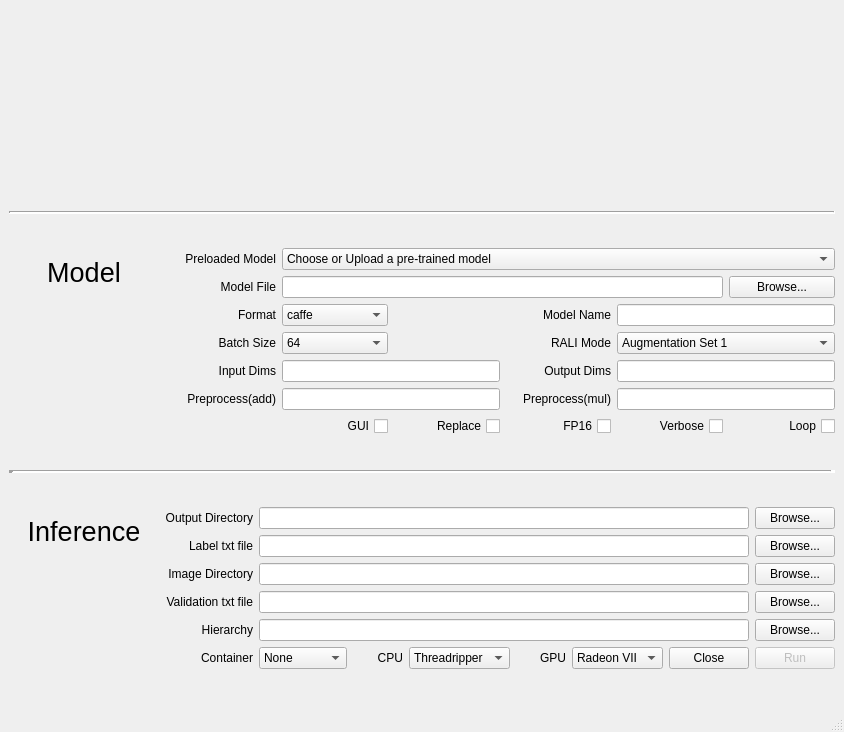
<?xml version="1.0" encoding="UTF-8"?>
<ui version="4.0">
 <class>MainWindow</class>
 <widget class="QMainWindow" name="MainWindow">
  <property name="geometry">
   <rect>
    <x>0</x>
    <y>0</y>
    <width>809</width>
    <height>732</height>
   </rect>
  </property>
  <property name="sizePolicy">
   <sizepolicy hsizetype="Minimum" vsizetype="Minimum">
    <horstretch>0</horstretch>
    <verstretch>0</verstretch>
   </sizepolicy>
  </property>
  <property name="windowTitle">
   <string>MIVisionX Validation Tool</string>
  </property>
  <property name="windowIcon">
   <iconset>
    <normaloff>data/images/rocm_logo.png</normaloff>data/images/rocm_logo.png</iconset>
  </property>
  <widget class="QWidget" name="centralwidget">
   <layout class="QVBoxLayout" name="verticalLayout">
    <item>
     <layout class="QHBoxLayout" name="logos_layout">
      <item>
       <widget class="QLabel" name="AMD_logo">
        <property name="sizePolicy">
         <sizepolicy hsizetype="Preferred" vsizetype="Fixed">
          <horstretch>0</horstretch>
          <verstretch>0</verstretch>
         </sizepolicy>
        </property>
        <property name="maximumSize">
         <size>
          <width>16777215</width>
          <height>100</height>
         </size>
        </property>
        <property name="text">
         <string/>
        </property>
        <property name="pixmap">
         <pixmap>data/images/AMD_Radeon.png</pixmap>
        </property>
        <property name="alignment">
         <set>Qt::AlignCenter</set>
        </property>
       </widget>
      </item>
      <item>
       <widget class="QLabel" name="MIVisionX_logo">
        <property name="sizePolicy">
         <sizepolicy hsizetype="Preferred" vsizetype="Fixed">
          <horstretch>0</horstretch>
          <verstretch>0</verstretch>
         </sizepolicy>
        </property>
        <property name="maximumSize">
         <size>
          <width>16777214</width>
          <height>100</height>
         </size>
        </property>
        <property name="text">
         <string/>
        </property>
        <property name="pixmap">
         <pixmap>data/images/MIVisionX-logo.png</pixmap>
        </property>
        <property name="alignment">
         <set>Qt::AlignCenter</set>
        </property>
       </widget>
      </item>
      <item>
       <widget class="QLabel" name="EPYC_logo">
        <property name="sizePolicy">
         <sizepolicy hsizetype="Preferred" vsizetype="Fixed">
          <horstretch>0</horstretch>
          <verstretch>0</verstretch>
         </sizepolicy>
        </property>
        <property name="maximumSize">
         <size>
          <width>16777215</width>
          <height>100</height>
         </size>
        </property>
        <property name="text">
         <string/>
        </property>
        <property name="pixmap">
         <pixmap>data/images/EPYC-blue.png</pixmap>
        </property>
        <property name="alignment">
         <set>Qt::AlignCenter</set>
        </property>
       </widget>
      </item>
     </layout>
    </item>
    <item>
     <spacer name="verticalSpacer_3">
      <property name="orientation">
       <enum>Qt::Vertical</enum>
      </property>
      <property name="sizeType">
       <enum>QSizePolicy::Fixed</enum>
      </property>
      <property name="sizeHint" stdset="0">
       <size>
        <width>20</width>
        <height>40</height>
       </size>
      </property>
     </spacer>
    </item>
    <item>
     <widget class="QFrame" name="frame">
      <property name="frameShape">
       <enum>QFrame::HLine</enum>
      </property>
      <property name="frameShadow">
       <enum>QFrame::Sunken</enum>
      </property>
      <property name="lineWidth">
       <number>2</number>
      </property>
     </widget>
    </item>
    <item>
     <layout class="QGridLayout" name="gridLayout">
      <item row="5" column="1">
       <widget class="QLabel" name="padd_label">
        <property name="font">
         <font>
          <family>Ubuntu</family>
         </font>
        </property>
        <property name="text">
         <string>Preprocess(add)</string>
        </property>
        <property name="alignment">
         <set>Qt::AlignRight|Qt::AlignTrailing|Qt::AlignVCenter</set>
        </property>
       </widget>
      </item>
      <item row="4" column="5" colspan="2">
       <widget class="QLineEdit" name="odims_lineEdit">
        <property name="text">
         <string/>
        </property>
       </widget>
      </item>
      <item row="0" column="2" colspan="5">
       <widget class="QComboBox" name="upload_comboBox">
        <item>
         <property name="text">
          <string>Choose or Upload a pre-trained model</string>
         </property>
        </item>
       </widget>
      </item>
      <item row="3" column="4">
       <widget class="QLabel" name="mode_label">
        <property name="text">
         <string>RALI Mode</string>
        </property>
        <property name="alignment">
         <set>Qt::AlignRight|Qt::AlignTrailing|Qt::AlignVCenter</set>
        </property>
       </widget>
      </item>
      <item row="2" column="1">
       <widget class="QLabel" name="format_label">
        <property name="font">
         <font>
          <family>Ubuntu</family>
         </font>
        </property>
        <property name="text">
         <string>Format</string>
        </property>
        <property name="alignment">
         <set>Qt::AlignRight|Qt::AlignTrailing|Qt::AlignVCenter</set>
        </property>
       </widget>
      </item>
      <item row="3" column="5" colspan="2">
       <widget class="QComboBox" name="mode_comboBox">
        <property name="enabled">
         <bool>true</bool>
        </property>
        <item>
         <property name="text">
          <string>Augmentation Set 1</string>
         </property>
        </item>
        <item>
         <property name="text">
          <string>Augmentation Set 2</string>
         </property>
        </item>
        <item>
         <property name="text">
          <string>Augmentation Set 3</string>
         </property>
        </item>
        <item>
         <property name="text">
          <string>Augmentation Set 4</string>
         </property>
        </item>
        <item>
         <property name="text">
          <string>Augmentation Set 5</string>
         </property>
        </item>
       </widget>
      </item>
      <item row="6" column="4">
       <widget class="QCheckBox" name="fp16_checkBox">
        <property name="layoutDirection">
         <enum>Qt::RightToLeft</enum>
        </property>
        <property name="text">
         <string>FP16</string>
        </property>
       </widget>
      </item>
      <item row="6" column="5">
       <widget class="QCheckBox" name="verbose_checkBox">
        <property name="layoutDirection">
         <enum>Qt::RightToLeft</enum>
        </property>
        <property name="text">
         <string>Verbose</string>
        </property>
       </widget>
      </item>
      <item row="1" column="6">
       <widget class="QPushButton" name="file_pushButton">
        <property name="text">
         <string>Browse...</string>
        </property>
       </widget>
      </item>
      <item row="6" column="2">
       <widget class="QCheckBox" name="gui_checkBox">
        <property name="layoutDirection">
         <enum>Qt::RightToLeft</enum>
        </property>
        <property name="text">
         <string>GUI</string>
        </property>
       </widget>
      </item>
      <item row="1" column="1">
       <widget class="QLabel" name="file_label">
        <property name="minimumSize">
         <size>
          <width>111</width>
          <height>0</height>
         </size>
        </property>
        <property name="font">
         <font>
          <family>Ubuntu</family>
         </font>
        </property>
        <property name="text">
         <string>Model File</string>
        </property>
        <property name="alignment">
         <set>Qt::AlignRight|Qt::AlignTrailing|Qt::AlignVCenter</set>
        </property>
       </widget>
      </item>
      <item row="4" column="1">
       <widget class="QLabel" name="idims__label">
        <property name="font">
         <font>
          <family>Ubuntu</family>
         </font>
        </property>
        <property name="text">
         <string>Input Dims</string>
        </property>
        <property name="alignment">
         <set>Qt::AlignRight|Qt::AlignTrailing|Qt::AlignVCenter</set>
        </property>
       </widget>
      </item>
      <item row="0" column="0" rowspan="4">
       <widget class="QFrame" name="model_frame">
        <property name="sizePolicy">
         <sizepolicy hsizetype="MinimumExpanding" vsizetype="Preferred">
          <horstretch>0</horstretch>
          <verstretch>0</verstretch>
         </sizepolicy>
        </property>
        <property name="minimumSize">
         <size>
          <width>150</width>
          <height>0</height>
         </size>
        </property>
        <property name="maximumSize">
         <size>
          <width>150</width>
          <height>16777215</height>
         </size>
        </property>
        <property name="frameShape">
         <enum>QFrame::NoFrame</enum>
        </property>
        <property name="frameShadow">
         <enum>QFrame::Raised</enum>
        </property>
        <layout class="QVBoxLayout" name="verticalLayout_2">
         <item>
          <widget class="QLabel" name="model_label">
           <property name="font">
            <font>
             <family>Ubuntu</family>
             <pointsize>20</pointsize>
             <weight>50</weight>
             <bold>false</bold>
            </font>
           </property>
           <property name="text">
            <string>Model</string>
           </property>
           <property name="alignment">
            <set>Qt::AlignCenter</set>
           </property>
          </widget>
         </item>
         <item>
          <spacer name="verticalSpacer">
           <property name="orientation">
            <enum>Qt::Vertical</enum>
           </property>
           <property name="sizeHint" stdset="0">
            <size>
             <width>20</width>
             <height>40</height>
            </size>
           </property>
          </spacer>
         </item>
        </layout>
       </widget>
      </item>
      <item row="2" column="5" colspan="2">
       <widget class="QLineEdit" name="name_lineEdit">
        <property name="text">
         <string/>
        </property>
       </widget>
      </item>
      <item row="4" column="2" colspan="2">
       <widget class="QLineEdit" name="idims_lineEdit">
        <property name="text">
         <string/>
        </property>
       </widget>
      </item>
      <item row="2" column="2">
       <widget class="QComboBox" name="format_comboBox">
        <property name="font">
         <font>
          <family>Ubuntu</family>
         </font>
        </property>
        <item>
         <property name="text">
          <string>caffe</string>
         </property>
        </item>
        <item>
         <property name="text">
          <string>onnx</string>
         </property>
        </item>
        <item>
         <property name="text">
          <string>nnef</string>
         </property>
        </item>
       </widget>
      </item>
      <item row="5" column="5" colspan="2">
       <widget class="QLineEdit" name="pmul_lineEdit">
        <property name="text">
         <string/>
        </property>
       </widget>
      </item>
      <item row="5" column="4">
       <widget class="QLabel" name="pmul_label">
        <property name="font">
         <font>
          <family>Ubuntu</family>
         </font>
        </property>
        <property name="text">
         <string>Preprocess(mul)</string>
        </property>
        <property name="alignment">
         <set>Qt::AlignRight|Qt::AlignTrailing|Qt::AlignVCenter</set>
        </property>
       </widget>
      </item>
      <item row="6" column="6">
       <widget class="QCheckBox" name="loop_checkBox">
        <property name="layoutDirection">
         <enum>Qt::RightToLeft</enum>
        </property>
        <property name="text">
         <string>Loop</string>
        </property>
       </widget>
      </item>
      <item row="2" column="4">
       <widget class="QLabel" name="name_label">
        <property name="text">
         <string>Model Name</string>
        </property>
        <property name="alignment">
         <set>Qt::AlignRight|Qt::AlignTrailing|Qt::AlignVCenter</set>
        </property>
       </widget>
      </item>
      <item row="6" column="3">
       <widget class="QCheckBox" name="replace_checkBox">
        <property name="layoutDirection">
         <enum>Qt::RightToLeft</enum>
        </property>
        <property name="text">
         <string>Replace</string>
        </property>
       </widget>
      </item>
      <item row="3" column="1">
       <widget class="QLabel" name="batch_label">
        <property name="text">
         <string>Batch Size</string>
        </property>
        <property name="alignment">
         <set>Qt::AlignRight|Qt::AlignTrailing|Qt::AlignVCenter</set>
        </property>
       </widget>
      </item>
      <item row="4" column="4">
       <widget class="QLabel" name="odims_label">
        <property name="font">
         <font>
          <family>Ubuntu</family>
         </font>
        </property>
        <property name="text">
         <string>Output Dims</string>
        </property>
        <property name="alignment">
         <set>Qt::AlignRight|Qt::AlignTrailing|Qt::AlignVCenter</set>
        </property>
       </widget>
      </item>
      <item row="5" column="2" colspan="2">
       <widget class="QLineEdit" name="padd_lineEdit">
        <property name="text">
         <string/>
        </property>
       </widget>
      </item>
      <item row="0" column="1">
       <widget class="QLabel" name="upload_label">
        <property name="layoutDirection">
         <enum>Qt::RightToLeft</enum>
        </property>
        <property name="text">
         <string>Preloaded Model</string>
        </property>
        <property name="alignment">
         <set>Qt::AlignRight|Qt::AlignTrailing|Qt::AlignVCenter</set>
        </property>
       </widget>
      </item>
      <item row="1" column="2" colspan="4">
       <widget class="QLineEdit" name="file_lineEdit">
        <property name="sizePolicy">
         <sizepolicy hsizetype="Expanding" vsizetype="Preferred">
          <horstretch>0</horstretch>
          <verstretch>0</verstretch>
         </sizepolicy>
        </property>
        <property name="text">
         <string/>
        </property>
       </widget>
      </item>
      <item row="3" column="2">
       <widget class="QComboBox" name="batch_comboBox">
        <item>
         <property name="text">
          <string>64</string>
         </property>
        </item>
        <item>
         <property name="text">
          <string>16</string>
         </property>
        </item>
       </widget>
      </item>
     </layout>
    </item>
    <item>
     <widget class="QFrame" name="frame_2">
      <property name="frameShape">
       <enum>QFrame::HLine</enum>
      </property>
      <property name="frameShadow">
       <enum>QFrame::Sunken</enum>
      </property>
      <property name="lineWidth">
       <number>5</number>
      </property>
     </widget>
    </item>
    <item>
     <layout class="QGridLayout" name="inference_gridLayout">
      <item row="4" column="1">
       <widget class="QLabel" name="hier_label">
        <property name="text">
         <string>Hierarchy</string>
        </property>
        <property name="alignment">
         <set>Qt::AlignRight|Qt::AlignTrailing|Qt::AlignVCenter</set>
        </property>
       </widget>
      </item>
      <item row="1" column="2" colspan="6">
       <widget class="QLineEdit" name="label_lineEdit">
        <property name="enabled">
         <bool>true</bool>
        </property>
        <property name="text">
         <string/>
        </property>
       </widget>
      </item>
      <item row="5" column="2">
       <widget class="QComboBox" name="container_comboBox">
        <property name="sizePolicy">
         <sizepolicy hsizetype="Preferred" vsizetype="Fixed">
          <horstretch>0</horstretch>
          <verstretch>0</verstretch>
         </sizepolicy>
        </property>
        <item>
         <property name="text">
          <string>None</string>
         </property>
        </item>
        <item>
         <property name="text">
          <string>Docker</string>
         </property>
        </item>
        <item>
         <property name="text">
          <string>Singularity</string>
         </property>
        </item>
       </widget>
      </item>
      <item row="0" column="8">
       <widget class="QPushButton" name="output_pushButton">
        <property name="enabled">
         <bool>true</bool>
        </property>
        <property name="text">
         <string>Browse...</string>
        </property>
       </widget>
      </item>
      <item row="2" column="2" colspan="6">
       <widget class="QLineEdit" name="image_lineEdit">
        <property name="enabled">
         <bool>true</bool>
        </property>
        <property name="text">
         <string/>
        </property>
       </widget>
      </item>
      <item row="4" column="2" colspan="6">
       <widget class="QLineEdit" name="hier_lineEdit">
        <property name="enabled">
         <bool>true</bool>
        </property>
        <property name="text">
         <string/>
        </property>
       </widget>
      </item>
      <item row="5" column="5">
       <widget class="QLabel" name="gpu_label">
        <property name="sizePolicy">
         <sizepolicy hsizetype="Preferred" vsizetype="Preferred">
          <horstretch>0</horstretch>
          <verstretch>0</verstretch>
         </sizepolicy>
        </property>
        <property name="minimumSize">
         <size>
          <width>50</width>
          <height>0</height>
         </size>
        </property>
        <property name="text">
         <string>GPU</string>
        </property>
        <property name="alignment">
         <set>Qt::AlignRight|Qt::AlignTrailing|Qt::AlignVCenter</set>
        </property>
       </widget>
      </item>
      <item row="3" column="2" colspan="6">
       <widget class="QLineEdit" name="val_lineEdit">
        <property name="enabled">
         <bool>true</bool>
        </property>
        <property name="text">
         <string/>
        </property>
       </widget>
      </item>
      <item row="5" column="6">
       <widget class="QComboBox" name="gpu_comboBox">
        <item>
         <property name="text">
          <string>Radeon VII</string>
         </property>
        </item>
        <item>
         <property name="text">
          <string>Vega 10</string>
         </property>
        </item>
        <item>
         <property name="text">
          <string>Vega 20</string>
         </property>
        </item>
        <item>
         <property name="text">
          <string>MI25</string>
         </property>
        </item>
        <item>
         <property name="text">
          <string>MI50</string>
         </property>
        </item>
        <item>
         <property name="text">
          <string>MI60</string>
         </property>
        </item>
       </widget>
      </item>
      <item row="5" column="3">
       <widget class="QLabel" name="cpu_label">
        <property name="sizePolicy">
         <sizepolicy hsizetype="Preferred" vsizetype="Preferred">
          <horstretch>0</horstretch>
          <verstretch>0</verstretch>
         </sizepolicy>
        </property>
        <property name="minimumSize">
         <size>
          <width>50</width>
          <height>0</height>
         </size>
        </property>
        <property name="text">
         <string>CPU</string>
        </property>
        <property name="alignment">
         <set>Qt::AlignRight|Qt::AlignTrailing|Qt::AlignVCenter</set>
        </property>
       </widget>
      </item>
      <item row="3" column="8">
       <widget class="QPushButton" name="val_pushButton">
        <property name="enabled">
         <bool>true</bool>
        </property>
        <property name="text">
         <string>Browse...</string>
        </property>
       </widget>
      </item>
      <item row="5" column="1">
       <widget class="QLabel" name="container_label">
        <property name="text">
         <string>Container</string>
        </property>
        <property name="alignment">
         <set>Qt::AlignRight|Qt::AlignTrailing|Qt::AlignVCenter</set>
        </property>
       </widget>
      </item>
      <item row="2" column="1">
       <widget class="QLabel" name="image_label">
        <property name="text">
         <string>Image Directory</string>
        </property>
        <property name="alignment">
         <set>Qt::AlignRight|Qt::AlignTrailing|Qt::AlignVCenter</set>
        </property>
       </widget>
      </item>
      <item row="0" column="1">
       <widget class="QLabel" name="output_label">
        <property name="text">
         <string>Output Directory</string>
        </property>
        <property name="alignment">
         <set>Qt::AlignRight|Qt::AlignTrailing|Qt::AlignVCenter</set>
        </property>
       </widget>
      </item>
      <item row="1" column="8">
       <widget class="QPushButton" name="label_pushButton">
        <property name="enabled">
         <bool>true</bool>
        </property>
        <property name="text">
         <string>Browse...</string>
        </property>
       </widget>
      </item>
      <item row="2" column="8">
       <widget class="QPushButton" name="image_pushButton">
        <property name="enabled">
         <bool>true</bool>
        </property>
        <property name="text">
         <string>Browse...</string>
        </property>
       </widget>
      </item>
      <item row="5" column="8">
       <widget class="QPushButton" name="run_pushButton">
        <property name="enabled">
         <bool>false</bool>
        </property>
        <property name="text">
         <string>Run</string>
        </property>
       </widget>
      </item>
      <item row="1" column="1">
       <widget class="QLabel" name="label">
        <property name="text">
         <string>Label txt file</string>
        </property>
        <property name="alignment">
         <set>Qt::AlignRight|Qt::AlignTrailing|Qt::AlignVCenter</set>
        </property>
       </widget>
      </item>
      <item row="4" column="8">
       <widget class="QPushButton" name="hier_pushButton">
        <property name="enabled">
         <bool>true</bool>
        </property>
        <property name="text">
         <string>Browse...</string>
        </property>
       </widget>
      </item>
      <item row="5" column="4">
       <widget class="QComboBox" name="cpu_comboBox">
        <item>
         <property name="text">
          <string>Threadripper</string>
         </property>
        </item>
        <item>
         <property name="text">
          <string>Ryzen 3</string>
         </property>
        </item>
        <item>
         <property name="text">
          <string>Ryzen 5</string>
         </property>
        </item>
        <item>
         <property name="text">
          <string>Ryzen 7</string>
         </property>
        </item>
        <item>
         <property name="text">
          <string>Ryzen 9</string>
         </property>
        </item>
        <item>
         <property name="text">
          <string>EPYC</string>
         </property>
        </item>
        <item>
         <property name="text">
          <string>EPYC 2</string>
         </property>
        </item>
       </widget>
      </item>
      <item row="0" column="0" rowspan="5">
       <widget class="QFrame" name="inference_frame">
        <property name="sizePolicy">
         <sizepolicy hsizetype="MinimumExpanding" vsizetype="Preferred">
          <horstretch>0</horstretch>
          <verstretch>0</verstretch>
         </sizepolicy>
        </property>
        <property name="minimumSize">
         <size>
          <width>150</width>
          <height>0</height>
         </size>
        </property>
        <property name="maximumSize">
         <size>
          <width>150</width>
          <height>16777215</height>
         </size>
        </property>
        <property name="frameShape">
         <enum>QFrame::NoFrame</enum>
        </property>
        <property name="frameShadow">
         <enum>QFrame::Raised</enum>
        </property>
        <layout class="QVBoxLayout" name="verticalLayout_3">
         <item>
          <widget class="QLabel" name="inference_label">
           <property name="font">
            <font>
             <pointsize>20</pointsize>
            </font>
           </property>
           <property name="text">
            <string>Inference</string>
           </property>
           <property name="alignment">
            <set>Qt::AlignCenter</set>
           </property>
          </widget>
         </item>
         <item>
          <spacer name="verticalSpacer_2">
           <property name="orientation">
            <enum>Qt::Vertical</enum>
           </property>
           <property name="sizeHint" stdset="0">
            <size>
             <width>20</width>
             <height>40</height>
            </size>
           </property>
          </spacer>
         </item>
        </layout>
       </widget>
      </item>
      <item row="3" column="1">
       <widget class="QLabel" name="val_label">
        <property name="text">
         <string>Validation txt file</string>
        </property>
        <property name="alignment">
         <set>Qt::AlignRight|Qt::AlignTrailing|Qt::AlignVCenter</set>
        </property>
       </widget>
      </item>
      <item row="5" column="7">
       <widget class="QPushButton" name="close_pushButton">
        <property name="sizePolicy">
         <sizepolicy hsizetype="Fixed" vsizetype="Fixed">
          <horstretch>0</horstretch>
          <verstretch>0</verstretch>
         </sizepolicy>
        </property>
        <property name="text">
         <string>Close</string>
        </property>
       </widget>
      </item>
      <item row="0" column="2" colspan="6">
       <widget class="QLineEdit" name="output_lineEdit">
        <property name="enabled">
         <bool>true</bool>
        </property>
        <property name="text">
         <string/>
        </property>
       </widget>
      </item>
     </layout>
    </item>
   </layout>
  </widget>
  <widget class="QMenuBar" name="menubar">
   <property name="geometry">
    <rect>
     <x>0</x>
     <y>0</y>
     <width>809</width>
     <height>22</height>
    </rect>
   </property>
  </widget>
  <widget class="QStatusBar" name="statusbar"/>
 </widget>
 <tabstops>
  <tabstop>upload_comboBox</tabstop>
  <tabstop>file_lineEdit</tabstop>
  <tabstop>file_pushButton</tabstop>
  <tabstop>format_comboBox</tabstop>
  <tabstop>name_lineEdit</tabstop>
  <tabstop>mode_comboBox</tabstop>
  <tabstop>idims_lineEdit</tabstop>
  <tabstop>odims_lineEdit</tabstop>
  <tabstop>padd_lineEdit</tabstop>
  <tabstop>pmul_lineEdit</tabstop>
  <tabstop>gui_checkBox</tabstop>
  <tabstop>replace_checkBox</tabstop>
  <tabstop>fp16_checkBox</tabstop>
  <tabstop>verbose_checkBox</tabstop>
  <tabstop>loop_checkBox</tabstop>
  <tabstop>output_lineEdit</tabstop>
  <tabstop>output_pushButton</tabstop>
  <tabstop>label_lineEdit</tabstop>
  <tabstop>label_pushButton</tabstop>
  <tabstop>image_lineEdit</tabstop>
  <tabstop>image_pushButton</tabstop>
  <tabstop>val_lineEdit</tabstop>
  <tabstop>val_pushButton</tabstop>
  <tabstop>hier_lineEdit</tabstop>
  <tabstop>hier_pushButton</tabstop>
  <tabstop>close_pushButton</tabstop>
  <tabstop>run_pushButton</tabstop>
 </tabstops>
 <resources/>
 <connections/>
</ui>
